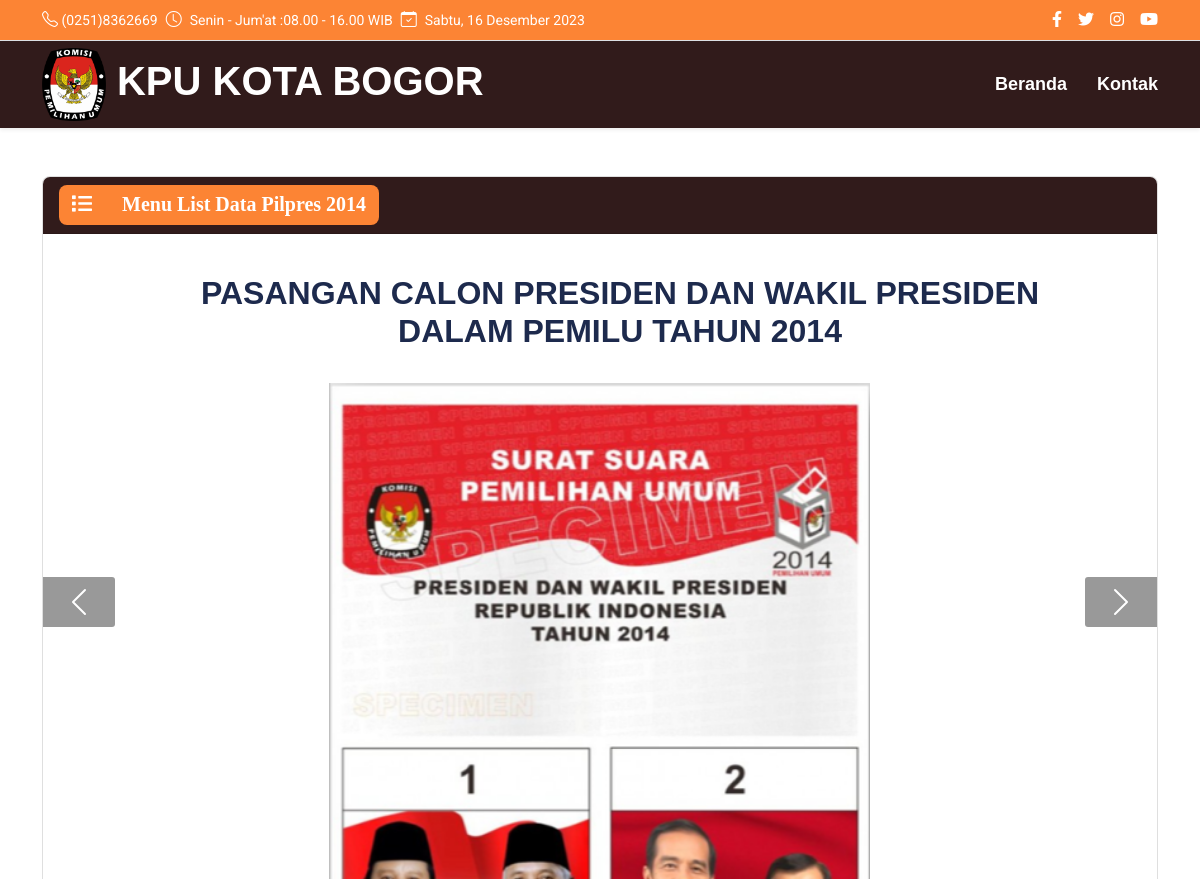
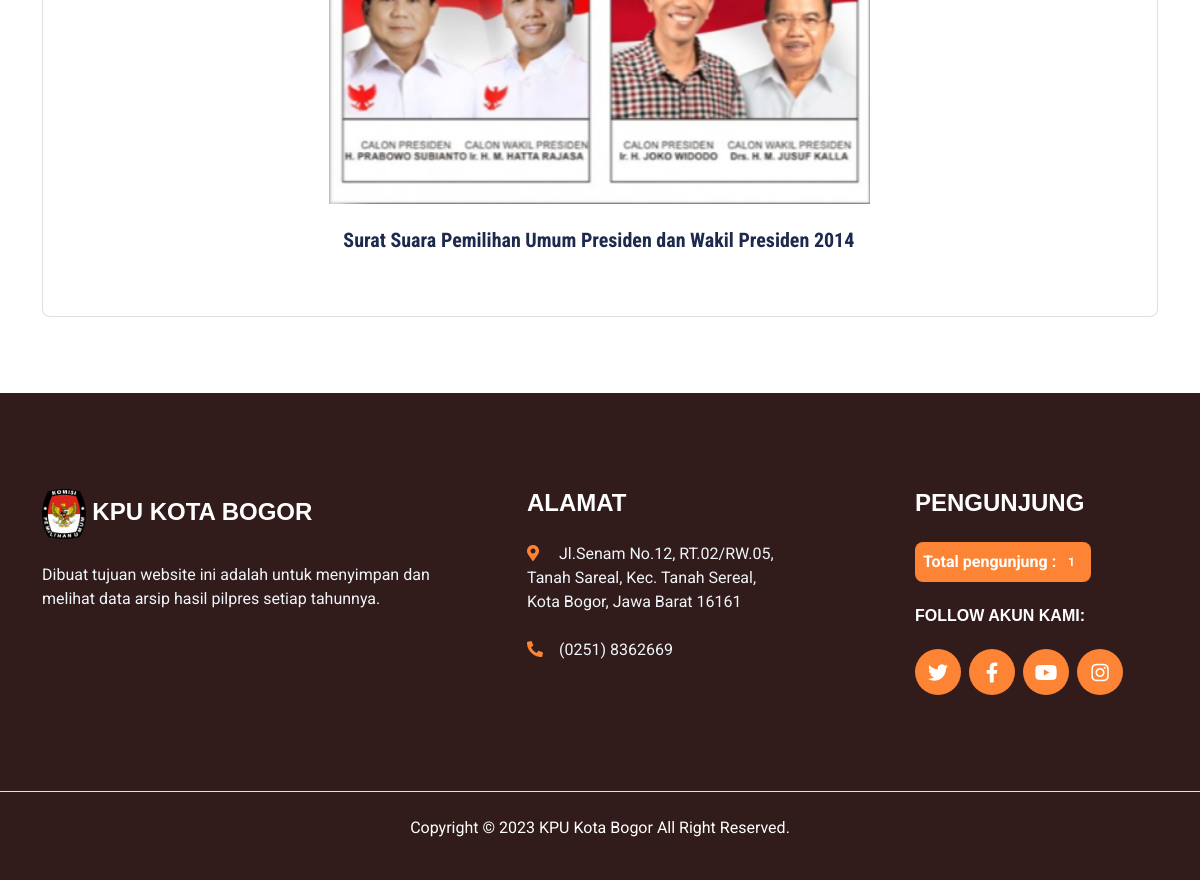
Screenshot of /beranda/pasangan_calon/2014 with the database file from the repository (2 pictures, top to bottom).
### tables this page shows
CREATE TABLE `tb_pasangancalon` (
  `id_pasangancalon` int(11) NOT NULL,
  `tahun` year(4) NOT NULL,
  `foto_capres` varchar(255) NOT NULL,
  `nama` varchar(100) NOT NULL,
  `visi` text NOT NULL,
  `misi` text NOT NULL,
  `kategori` varchar(20) NOT NULL,
  `user_id` int(11) NOT NULL,
  `created` timestamp NOT NULL DEFAULT current_timestamp(),
  `modified` timestamp NOT NULL DEFAULT current_timestamp() ON UPDATE current_timestamp()
);

CREATE TABLE `logomaskot` (
  `id_logomaskot` tinyint(2) NOT NULL,
  `tahun` year(4) NOT NULL,
  `jadwal` varchar(25) NOT NULL,
  `desain_suratsuara` varchar(255) NOT NULL,
  `foto_paslon_satu` varchar(255) NOT NULL,
  `foto_paslon_dua` varchar(255) NOT NULL,
  `gambar_logo` varchar(255) NOT NULL,
  `gambar_maskot` varchar(255) NOT NULL,
  `user_id` int(11) NOT NULL,
  `created` timestamp NOT NULL DEFAULT current_timestamp(),
  `modified` timestamp NOT NULL DEFAULT current_timestamp() ON UPDATE current_timestamp()
);

### application/views/arsip/layout/v_content.php (called while the page is built)
<?php
if ($isi) {
  $this->load->view($isi);
}

### application/views/arsip/layout/v_wrapperhome.php (called while the page is built)
<?php
require_once('v_headhome.php');
require_once('v_header.php');
require_once('v_nav.php');
require_once('v_content.php');
require_once('v_footer.php');

### application/controllers/Beranda.php (called while the page is built, shortened)
<?php
class Beranda extends CI_Controller {
  function pasangan_calon($id){
		$data=array(
      'title' => 'KPU KOTA BOGOR',
      'pasangancalon' => $this->m_pasangancalon->lists(),
      'pasangancalon_user' => $this->m_pasangancalon->pasangancalon_user(),
      'detail' =>$this->m_pasangancalon->pilpres($id),
      'detail2' => $this->m_logomaskot->pilpres($id),
      'foto'  => $this->m_partai->get_partai(),
      'detail3' =>$this->m_pasangancalon->detail2($id),
      'detail3' =>$this->m_pasangancalon->lists_foto($id),
      'pasangancalon_user' => $this->m_pasangancalon->pasangancalon_user(),
      'isi' => 'arsip/v_pasangancalon',
        );
		 $this->load->view('arsip/layout/v_wrapperhome', $data , FALSE);
  }
}

### index.php (called while the page is built, shortened)
<?php
require_once BASEPATH.'core/CodeIgniter.php';

### application/models/M_pasangancalon.php (called while the page is built, shortened)
<?php
class M_pasangancalon extends CI_Model {
public function lists(){
  $this->db->select('tb_pasangancalon.*,count(tb_pendukungpartai.paslon_id) as jml_foto');
  $this->db->from('tb_pasangancalon', 'tb_partai');
  $this->db->join('tb_pendukungpartai', 'tb_pendukungpartai.paslon_id = tb_pasangancalon.id_pasangancalon', 'left');
  $this->db->group_by('tb_pasangancalon.id_pasangancalon');
  $this->db->order_by('tb_pasangancalon.id_pasangancalon','asc');
  return $this->db->get()->result();
}
public function lists_foto($id_pasangancalon){
  $this->db->select('*');
  $this->db->from('tb_pendukungpartai');
  $this->db->join('tb_partai', 'tb_pendukungpartai.partai_id = tb_partai.id_partai', 'left');
  $this->db->where('paslon_id', $id_pasangancalon);
  $this->db->order_by('id_pendukungpartai', 'desc');
  return $this->db->get()->result();
}
		function pasangancalon_user()
  {
  $this->db->where('tb_pasangancalon.user_id', $this->session->userdata('id_user'));
	$this->db->select('tb_pasangancalon.*,count(tb_pendukungpartai.paslon_id) as jml_foto');
  $this->db->from('tb_pasangancalon', 'tb_partai');
  $this->db->join('tb_pendukungpartai', 'tb_pendukungpartai.paslon_id = tb_pasangancalon.id_pasangancalon', 'left');
  $this->db->group_by('tb_pasangancalon.id_pasangancalon');
  $this->db->order_by('tb_pasangancalon.id_pasangancalon','asc');
  return $this->db->get()->result();
  }
     function pilpres($id){
	 $query = $this->db->get_where('tb_pasangancalon', array('tahun' => $id))->row();
    return $query;
     }
}

### application/models/M_logomaskot.php (called while the page is built, shortened)
<?php
class M_logomaskot extends CI_Model {
   function pilpres($id){
	 $query = $this->db->get_where('logomaskot', array('tahun' => $id))->row();
    return $query;
	}
}

### application/views/arsip/v_pasangancalon.php (the view, shortened to what this page needs)
<div class="container-fluid py-5">
  <div class="container">
    <div class="row">
      <div class="col-12">
        <div class="card">
          <h5 class="card-header" style="background-color: #311b1b  !important;color:white">
            <button class="navbar-toggler btn btn-sm" style="background-color: #fc8434 !important;" type="button"
              data-bs-toggle="offcanvas" data-bs-target="#offcanvasDarkNavbar" aria-controls="offcanvasDarkNavbar"
              style="font-family:'Segoe UI', Tahoma, Geneva, Verdana, sans-serif;">
              <i class="fas fa-list" style="color:#fff"><span class="navbar-toggler-icon"></span>Menu List Data Pilpres
                <?= $detail->tahun?>
              </i>
            </button>
          </h5>
          <div class="card-body text-center">
            <br>
            <div id="carouselExampleCaptions" class="carousel slide">
              <div class="carousel-indicators">
                <button type="button" data-bs-target="#carouselExampleCaptions" data-bs-slide-to="0" class="active"
                  aria-current="true" aria-label="Slide 1"></button>
                <button type="button" data-bs-target="#carouselExampleCaptions" data-bs-slide-to="1"
                  aria-label="Slide 2"></button>
                <button type="button" data-bs-target="#carouselExampleCaptions" data-bs-slide-to="2"
                  aria-label="Slide 3"></button>
              </div>
              <div class="carousel-inner">
                <div class="carousel-item active" style="left:270px">
                  <div class="judul" style="margin-left:-500px">
                    <h2 style="font-family:'Franklin Gothic Medium', 'Arial Narpasangancalon', Arial, sans-serif;">
                      PASANGAN CALON PRESIDEN DAN WAKIL PRESIDEN <br> DALAM PEMILU TAHUN <?=$detail->tahun?>
                    </h2>
                  </div>
                  <br>
                  <img src="<?php echo base_url().'assets/upload/logomaskot/'. $detail2->desain_suratsuara?>"
                    class="d-block w-50">
                  <br><br> <br><br>
                  <div class="carousel-caption d-none d-md-block" style="left:-380px">
                    <h5>Surat Suara Pemilihan Umum Presiden dan Wakil Presiden <?= $detail->tahun?></h5>
                  </div>
                </div>
              </div>
            </div>
          </div>
          <button class="carousel-control-prev" type="button" data-bs-target="#carouselExampleCaptions"
            data-bs-slide="prev">
            <span class="carousel-control-prev-icon" aria-hidden="true"></span>
          </button>
          <button class="carousel-control-next" type="button" data-bs-target="#carouselExampleCaptions"
            data-bs-slide="next">
            <span class="carousel-control-next-icon" aria-hidden="true"></span>
          </button>
        </div>
      </div>
    </div>
  </div>
</div>
<br>

### assets/frontend/css/style.css (style rules this page uses)
:root { --primary: #13C5DD; --secondary: #354F8E; --light: #EFF5F9; --dark: #1D2A4D; }
.btn { font-weight: 700; transition: .5s; }

### application/views/arsip/layout/v_headhome.php (style rules this page uses)
html, body { height: 100%; margin: 0; }
.carousel-control-prev, .carousel-control-next { cursor: pointer; position: absolute; top: 20%; width: auto; height: 50px; padding: 20px; color: rgb(255, 254, 224); font-weight: bold; font-size: 3px; top: 400px; transition: 0.6s ease; border-radius: 0 3px 3px 0; user-select: none; background-color: rgba(0, 0, 0, 0.8); }
.carousel-control-next { right: 0; border-radius: 3px 0 0 3px; }

### rows the page displays
tb_pasangancalon: tahun "2014"
logomaskot: desain_suratsuara (picture)

### other values shown
$cek "1"
